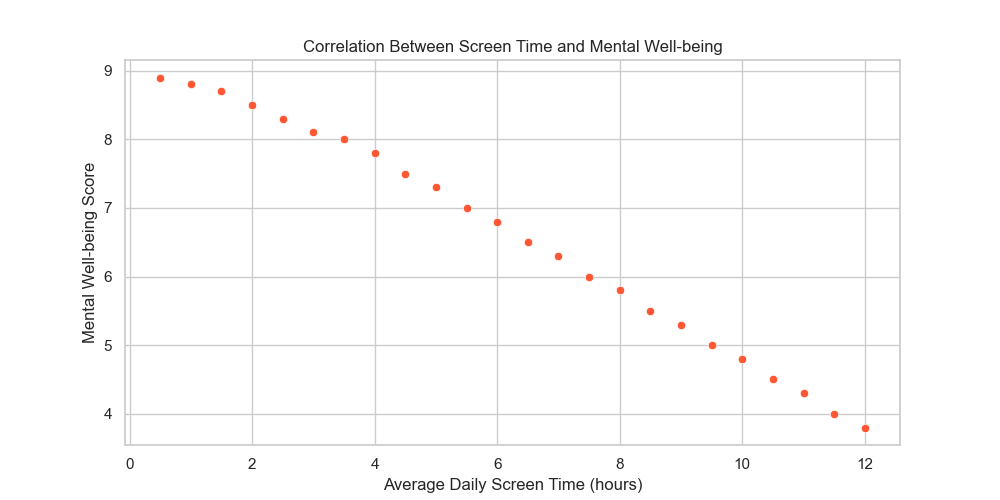

Source code (Python):

import pandas as pd
import seaborn as sns
import matplotlib.pyplot as plt

# Data
data = {
    'Daily_Screen_Time': [0.5, 1, 1.5, 2, 2.5, 3, 3.5, 4, 4.5, 5, 5.5, 6, 6.5, 7, 7.5, 8, 8.5, 9, 9.5, 10, 10.5, 11, 11.5, 12],
    'Mental_Wellbeing_Score': [8.9, 8.8, 8.7, 8.5, 8.3, 8.1, 8.0, 7.8, 7.5, 7.3, 7.0, 6.8, 6.5, 6.3, 6.0, 5.8, 5.5, 5.3, 5.0, 4.8, 4.5, 4.3, 4.0, 3.8]
}

# Create DataFrame
df = pd.DataFrame(data)

# Plot
plt.figure(figsize=(10, 5))
scatter_plot = sns.scatterplot(data=df, x='Daily_Screen_Time', y='Mental_Wellbeing_Score', color="#FF5733")

# Customize the plot
scatter_plot.set_title('Correlation Between Screen Time and Mental Well-being')
scatter_plot.set(xlabel='Average Daily Screen Time (hours)', ylabel='Mental Well-being Score')

plt.show()
